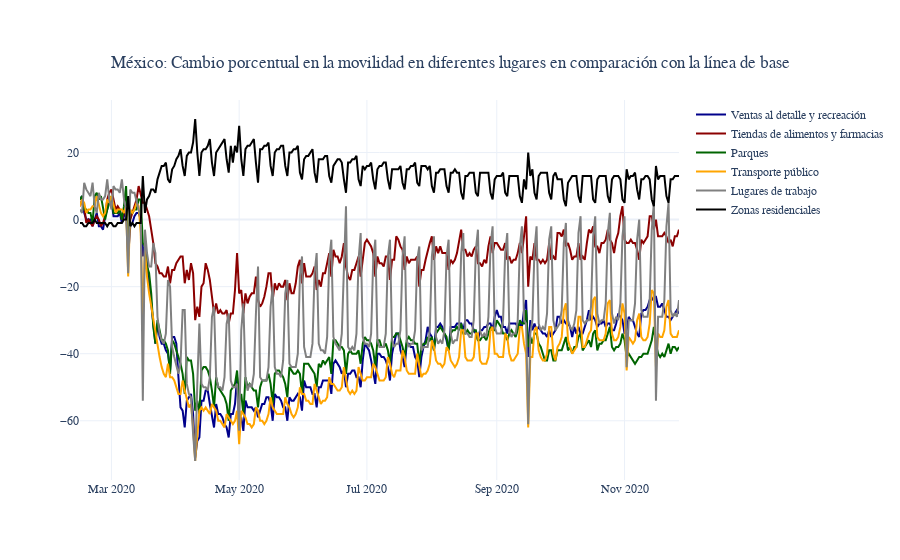

This figure's notebook cell:
### Code cell
# Promedio de México

fig = go.Figure()

fig.add_trace( go.Scatter( x = Mobility_MX[ Mobility_MX['key'] == 'MX']['date'], 
                           y = Mobility_MX[ Mobility_MX['key'] == 'MX']['mobility_retail_and_recreation'], 
                           name = 'Ventas al detalle y recreación', 
                           line_color = 'darkblue' ) )

fig.add_trace( go.Scatter( x = Mobility_MX[ Mobility_MX['key'] == 'MX']['date'], 
                           y = Mobility_MX[ Mobility_MX['key'] == 'MX']['mobility_grocery_and_pharmacy'], 
                           name = 'Tiendas de alimentos y farmacias', 
                           line_color = 'darkred' ) )

fig.add_trace( go.Scatter( x = Mobility_MX[ Mobility_MX['key'] == 'MX']['date'], 
                           y = Mobility_MX[ Mobility_MX['key'] == 'MX']['mobility_parks'], 
                           name = 'Parques', 
                           line_color = 'darkgreen' ) )

fig.add_trace( go.Scatter( x = Mobility_MX[ Mobility_MX['key'] == 'MX']['date'], 
                           y = Mobility_MX[ Mobility_MX['key'] == 'MX']['mobility_transit_stations'], 
                           name = 'Transporte público', 
                           line_color = 'orange' ) )

fig.add_trace( go.Scatter( x = Mobility_MX[ Mobility_MX['key'] == 'MX']['date'], 
                           y = Mobility_MX[ Mobility_MX['key'] == 'MX']['mobility_workplaces'], 
                           name = 'Lugares de trabajo', 
                           line_color = 'gray' ) )

fig.add_trace( go.Scatter( x = Mobility_MX[ Mobility_MX['key'] == 'MX']['date'], 
                           y = Mobility_MX[ Mobility_MX['key'] == 'MX']['mobility_residential'], 
                           name = 'Zonas residenciales', 
                           line_color = 'black' ) )

fig.update_layout( template = 'plotly_white', # "plotly", "plotly_white", "ggplot2", "seaborn", "simple_white", "none"
                  barmode = 'overlay', 
                  title = { 'text': 'México: Cambio porcentual en la movilidad en diferentes lugares en comparación con la línea de base',
                           'y':0.9, 'x':0.5, 'xanchor': 'center', 'yanchor': 'top'}, 
                  font_family = 'Calibri Light')

fig.show()

### Figure 1 — Plotly figure (JSON) as saved in the notebook; plotly's stock layout.template omitted (floating-point values rounded to 4 significant figures; data arrays with more than 128 entries replaced by an {"elided": "..."} marker saying what was removed)
{"data": [{"line": {"color": "darkblue"}, "name": "Ventas al detalle y recreación", "type": "scatter", "x": {"elided": "287 str values"}, "y": {"elided": "287 int values"}}, {"line": {"color": "darkred"}, "name": "Tiendas de alimentos y farmacias", "type": "scatter", "x": {"elided": "287 str values"}, "y": {"elided": "287 int values"}}, {"line": {"color": "darkgreen"}, "name": "Parques", "type": "scatter", "x": {"elided": "287 str values"}, "y": {"elided": "287 int values"}}, {"line": {"color": "orange"}, "name": "Transporte público", "type": "scatter", "x": {"elided": "287 str values"}, "y": {"elided": "287 int values"}}, {"line": {"color": "gray"}, "name": "Lugares de trabajo", "type": "scatter", "x": {"elided": "287 str values"}, "y": {"elided": "287 int values"}}, {"line": {"color": "black"}, "name": "Zonas residenciales", "type": "scatter", "x": {"elided": "287 str values"}, "y": {"elided": "287 int values"}}], "layout": {"barmode": "overlay", "font": {"family": "Calibri Light"}, "title": {"text": "México: Cambio porcentual en la movilidad en diferentes lugares en comparación con la línea de base", "x": 0.5, "xanchor": "center", "y": 0.9, "yanchor": "top"}}}
